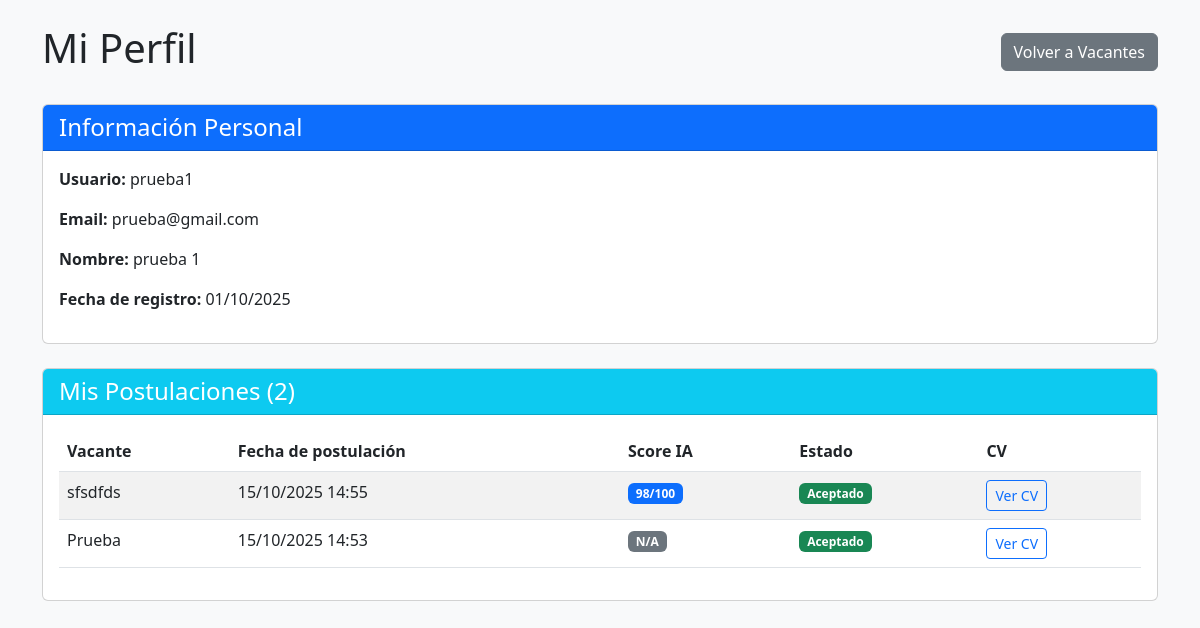
Page /perfil/ (signed in) on the committed database.
### pages/models.py (models this page shows, shortened)
class Postulacion(models.Model):
    ESTADO_CHOICES = [
        ('PENDIENTE', 'Pendiente'),
        ('REVISADO', 'Revisado'),
        ('ACEPTADO', 'Aceptado'),
        ('RECHAZADO', 'Rechazado'),
    ]
    postulante = models.ForeignKey(settings.AUTH_USER_MODEL, on_delete=models.CASCADE)
    vacante = models.ForeignKey('Vacante', on_delete=models.CASCADE)
    cv_pdf = models.FileField(upload_to='cvs/', null=True, blank=True)
    fecha_postulacion = models.DateTimeField(auto_now_add=True)
    score_ia = models.IntegerField(null=True, blank=True, help_text="Score de 0-100 generado por IA")
    razon_ia = models.TextField(null=True, blank=True, help_text="Razón del score generada por IA")
    estado = models.CharField(max_length=20, choices=ESTADO_CHOICES, default='PENDIENTE')
    notas_reclutador = models.TextField(blank=True, null=True, help_text="Notas del reclutador")
    class Meta:
        ordering = ['-score_ia', '-fecha_postulacion']
        unique_together = ['postulante', 'vacante']

class Vacante(models.Model):
    titulo = models.CharField(max_length=200)
    nombre_interno = models.CharField(max_length=200, blank=True, null=True)
    descripcion = models.TextField()
    palabras_clave = models.CharField(max_length=300, blank=True, null=True)
    rango_salarial = models.CharField(max_length=100, blank=True, null=True)
    fecha_creacion = models.DateTimeField(auto_now_add=True)

### pages/views.py (the view)
# urls.py: path('perfil/', views.perfil_postulante, name='perfil_postulante'),
@login_required
def perfil_postulante(request):
    postulaciones = Postulacion.objects.filter(postulante=request.user).order_by('-fecha_postulacion')
    return render(request, 'pages/perfil_postulante.html', {
        'postulaciones': postulaciones
    })

### pages/templates/pages/perfil_postulante.html (shortened to what this page needs)
<!DOCTYPE html>
<html lang="es">
<head>
    <link href="https://cdn.jsdelivr.net/npm/bootstrap@5.3.0/dist/css/bootstrap.min.css" rel="stylesheet">
</head>
<body class="bg-light p-4">
    <div class="container">
        <div class="d-flex justify-content-between align-items-center mb-4">
            <h1>Mi Perfil</h1>
            <a href="{% url 'postulante' %}" class="btn btn-secondary">Volver a Vacantes</a>
        </div>
        <div class="card mb-4">
            <div class="card-header bg-primary text-white">
                <h4 class="mb-0">Información Personal</h4>
            </div>
            <div class="card-body">
                <p><strong>Usuario:</strong> {{ user.username }}</p>
                <p><strong>Email:</strong> {{ user.email }}</p>
                <p><strong>Nombre:</strong> {{ user.first_name }} {{ user.last_name }}</p>
                <p><strong>Fecha de registro:</strong> {{ user.date_joined|date:"d/m/Y" }}</p>
            </div>
        </div>
        <div class="card">
            <div class="card-header bg-info text-white">
                <h4 class="mb-0">Mis Postulaciones ({{ postulaciones.count }})</h4>
            </div>
            <div class="card-body">
                {% if postulaciones %}
                    <table class="table table-striped">
                        <thead>
                            <tr>
                                <th>Vacante</th>
                                <th>Fecha de postulación</th>
                                <th>Score IA</th>
                                <th>Estado</th>
                                <th>CV</th>
                            </tr>
                        </thead>
                        <tbody>
                            {% for post in postulaciones %}
                            <tr>
                                <td>{{ post.vacante.titulo }}</td>
                                <td>{{ post.fecha_postulacion|date:"d/m/Y H:i" }}</td>
                                <td>
                                    {% if post.score_ia %}
                                        <span class="badge bg-primary">{{ post.score_ia }}/100</span>
                                    {% else %}
                                        <span class="badge bg-secondary">N/A</span>
                                    {% endif %}
                                </td>
                                <td>
                                    {% if post.estado == 'PENDIENTE' %}
                                        <span class="badge bg-warning text-dark">Pendiente</span>
                                    {% elif post.estado == 'REVISADO' %}
                                        <span class="badge bg-info">Revisado</span>
                                    {% elif post.estado == 'ACEPTADO' %}
                                        <span class="badge bg-success">Aceptado</span>
                                    {% elif post.estado == 'RECHAZADO' %}
                                        <span class="badge bg-danger">Rechazado</span>
                                    {% endif %}
                                </td>
                                <td>
                                    <a href="{{ post.cv_pdf.url }}" target="_blank" class="btn btn-sm btn-outline-primary">Ver CV</a>
                                </td>
                            </tr>
                            {% endfor %}
                        </tbody>
                    </table>
                {% else %}
                    <p class="text-muted">Aún no tienes postulaciones.</p>
                {% endif %}
            </div>
        </div>
    </div>
</body>
</html>

### rows in the picture
Postulacion: vacante.titulo "sfsdfds", fecha_postulacion "15/10/2025 14:55", score_ia "98", estado "Aceptado"
Postulacion: vacante.titulo "Prueba", fecha_postulacion "15/10/2025 14:53", score_ia "N/A", estado "Aceptado"

### other values in the picture
{{ user.username }} "prueba1"
{{ user.email }} "prueba@gmail.com"
{{ user.first_name }} "prueba"
{{ user.last_name }} "1"
{{ user.date_joined|date:"d/m/Y" }} "01/10/2025"
{{ postulaciones.count }} "2"
